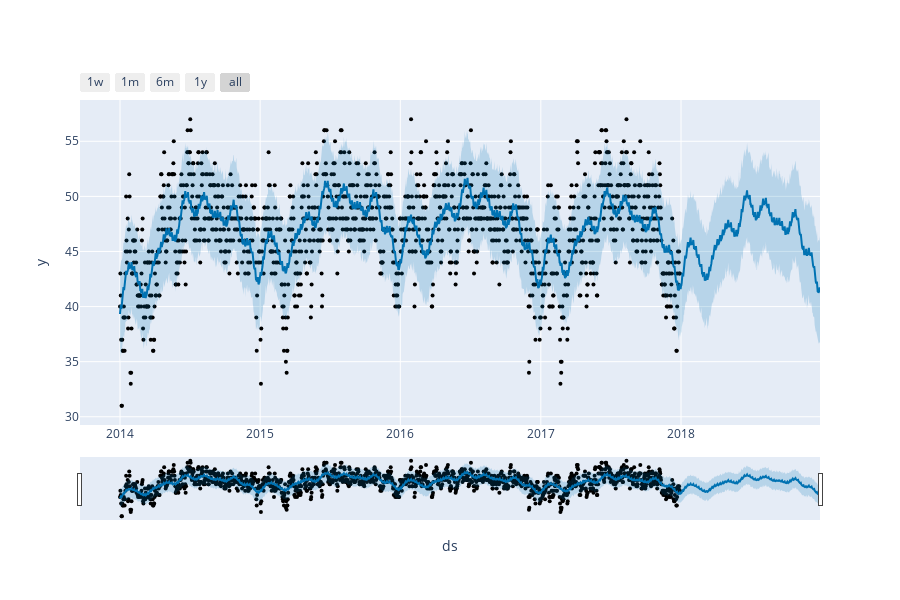

The cell this chart's notebook holds for it:
### Code cell
periods = 365
future = get_furute(m, periods)
forecast = predict(m, future)
plot_plotly(m ,forecast)

### Figure 1 — Plotly figure (JSON) as saved in the notebook; plotly's stock layout.template omitted (floating-point values rounded to 4 significant figures; data arrays with more than 128 entries replaced by an {"elided": "..."} marker saying what was removed)
{"data": [{"marker": {"color": "black", "size": 4}, "mode": "markers", "name": "Actual", "type": "scatter", "x": {"elided": "1456 str values"}, "y": {"elided": "1456 int values"}}, {"hoverinfo": "skip", "line": {"width": 0}, "mode": "lines", "type": "scatter", "x": {"elided": "1821 str values"}, "y": {"elided": "1821 float values"}}, {"fill": "tonexty", "fillcolor": "rgba(0, 114, 178, 0.2)", "line": {"color": "#0072B2", "width": 2}, "mode": "lines", "name": "Predicted", "type": "scatter", "x": {"elided": "1821 str values"}, "y": {"elided": "1821 float values"}}, {"fill": "tonexty", "fillcolor": "rgba(0, 114, 178, 0.2)", "hoverinfo": "skip", "line": {"width": 0}, "mode": "lines", "type": "scatter", "x": {"elided": "1821 str values"}, "y": {"elided": "1821 float values"}}], "layout": {"height": 600, "showlegend": false, "width": 900, "xaxis": {"rangeselector": {"buttons": [{"count": 7, "label": "1w", "step": "day", "stepmode": "backward"}, {"count": 1, "label": "1m", "step": "month", "stepmode": "backward"}, {"count": 6, "label": "6m", "step": "month", "stepmode": "backward"}, {"count": 1, "label": "1y", "step": "year", "stepmode": "backward"}, {"step": "all"}]}, "rangeslider": {"visible": true}, "title": {"text": "ds"}, "type": "date"}, "yaxis": {"title": {"text": "y"}}}}
